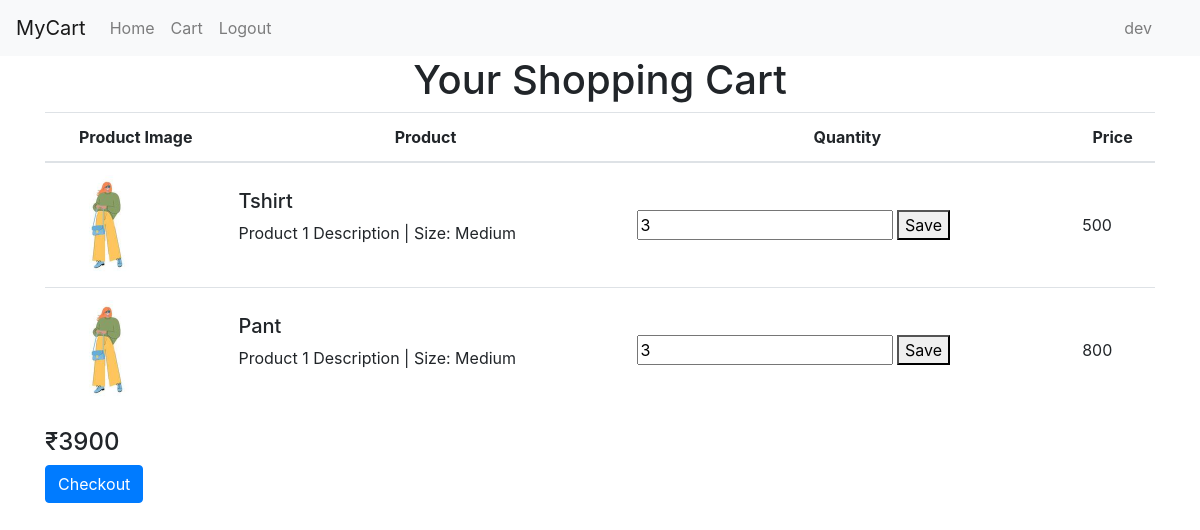
Screenshot of /store/cart (signed in) with the database file from the repository.
### register/models.py (models this page shows)
class Profile(AbstractUser):
    email=models.EmailField(unique=True)
    phone=models.CharField(max_length=100,unique=True)
    is_authenticated=models.BooleanField(default=False)
    token=models.CharField(max_length=200,null=True)
    REQUIRED_FIELDS=['username','phone']
    USERNAME_FIELD="email"
    objects= ProfileManager()

### store/models.py (models this page shows, shortened)
class CartItem(models.Model):
    cart=models.ForeignKey(Cart,on_delete=models.CASCADE)
    product=models.ForeignKey(Product,on_delete=models.CASCADE)
    quantity=models.SmallIntegerField(default=1)

class Product(models.Model):
    id=models.AutoField
    name = models.CharField(max_length=100)
    price = models.IntegerField(default=0)
    category=models.ForeignKey(Category,on_delete=models.CASCADE,default="")
    image=models.ImageField(upload_to='products/')

### store/views.py (the view)
# urls.py: path('cart',cart,name='cartpage'),
def cart(request):
    if request.method=='GET':
        user_email=request.session.get('user_email')
        if(user_email):
            user=Profile.objects.get(email=user_email)
            print(user)
            cart=Cart.objects.get(user=user)
            total_price=Cart.getTotalPrice(cart)
            cartitems=CartItem.objects.filter(cart=cart)
            data={}
            data['user']=user
            data['cartitems']=cartitems
            data['total_price']=total_price
            return render(request,'cart.html',data)
        return redirect('signup')

### store/models.py (called while the page is built)
    def getTotalPrice(self):
        sum = 0
        cartitems=CartItem.objects.filter(cart=self)
        print(cartitems)
        for cartitem in cartitems:
            sum+=cartitem.product.price*cartitem.quantity
        return sum

### store/templates/cart.html (shortened to what this page needs)
{%extends 'base.html'%}
{% block Body %}
  <div class="container ">
    <h1 class="text-center ">Your Shopping Cart</h1>
    <table class="table ">
      <thead>
        <tr>
          <th scope="col">Product Image</th>
          <th scope="col">Product</th>
          <th scope="col">Quantity</th>
          <th scope="col">Price</th>
        </tr>
      </thead>
      <tbody>
        {%for items in cartitems%}
        <tr>
          <td>
              <img src="{{items.product.image.url}}" alt="Product Image" style="max-width: 100px;">
          </td>
          <td><h5>{{items.product.name}}</h5>
            <p>Product 1 Description | Size: Medium</p></td>
          <td><input type="number" id="quant{{items.id}}" value={{items.quantity}} min="1">
              <button id="update_button" onclick="update_button('{% url 'updateQuantity' items.id %}',{{items.id}})" >Save</button></td>
          <td >{{items.product.price}}</td>
        </tr>
        {%endfor%}
      </tbody>
    </table>
    <form method="POST" action="/store/cart/checkout/">
      <h4 id="final_price">₹{{total_price}}</h4>
      <button class="btn btn-primary " >Checkout</button>
    </form>
  </div>
  {%endblock%}

### store/templates/base.html (shortened to what this page needs)
<!doctype html>
<html lang="en">
  <head>
    <link rel="stylesheet" href="https://cdn.jsdelivr.net/npm/bootstrap@4.3.1/dist/css/bootstrap.min.css">
  </head>
  <body>
    <nav class="navbar navbar-expand-lg navbar-light bg-light">
        <a class="navbar-brand" href="#">MyCart</a>
        <div class="collapse navbar-collapse" id="navbarSupportedContent">
          <ul class="navbar-nav mr-auto">
            <li class="nav-item">
              <a class="nav-link" href="/store">Home </a>
            </li>
            <li class="nav-item">
              <a class="nav-link" href="/store/cart">Cart</a>
            </li>
            <li class="nav-item">
              <a class="nav-link" href="/logout">Logout</a>
            </li>
          </ul>
          <ul class="navbar-nav ml-auto mr-4">
            <li class="nav-item">
                <a class="nav-link" href="#">{{user.username}}</a>
            </li>
          </ul>
        </div>
      </nav>
        {%block Body%}{%endblock%}
  </body>
</html>

### store/templates/cart.html (style rules this page uses)
.table th, .table td { vertical-align: middle; }
.table th { text-align: center; }

### rows the page displays
Profile: username "dev"
CartItem: product.image (picture), product.name "Tshirt", quantity "3", product.price "500"
CartItem: product.image (picture), product.name "Pant", quantity "3", product.price "800"

### other values shown
{{ total_price }} "3900"
